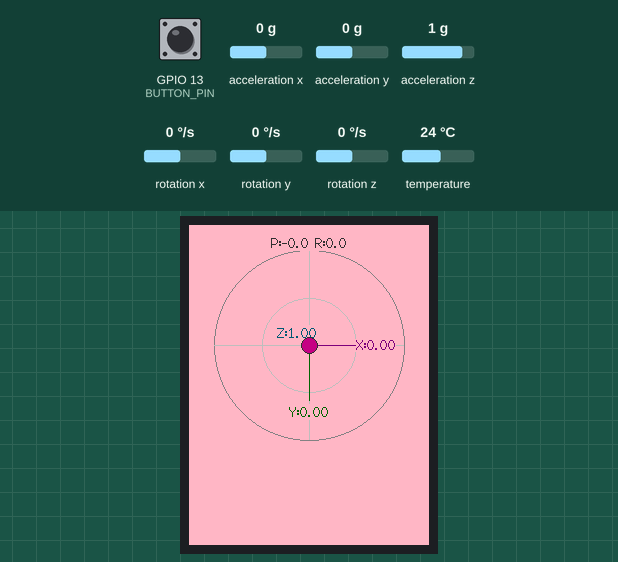
The program below on a simulated ESP32. Parts: 240×320 colour display. The inputs (shaded band) are chosen by the test bench; at power-on: acceleration x 0 g, acceleration y 0 g, acceleration z 1 g, GPIO 13 (BUTTON_PIN) HIGH, rotation x 0 °/s, rotation y 0 °/s, rotation z 0 °/s, temperature 24 °C.

Above: at 1.4 s.
1.5 s: acceleration x set to -1.4 g
At 2.3 s:
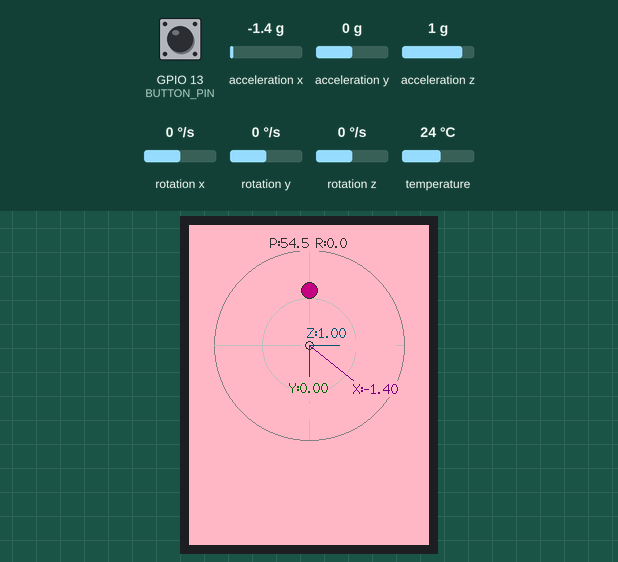
3.0 s: acceleration y set to -1.4 g
At 4.2 s:
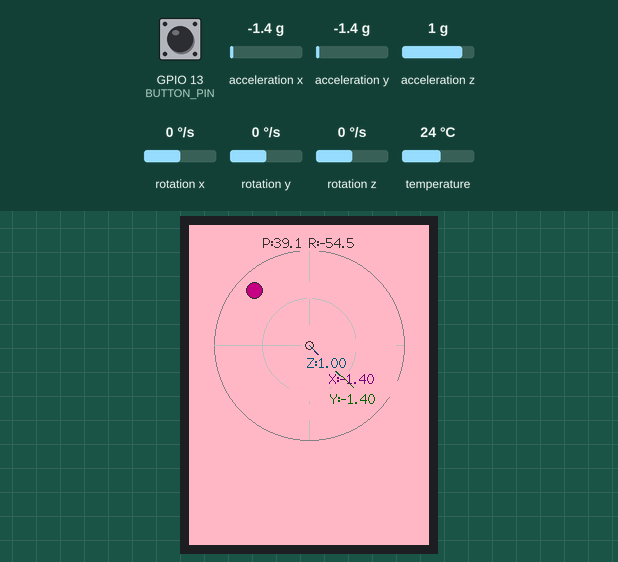
4.5 s: acceleration z set to -1.4 g
At 5.0 s:
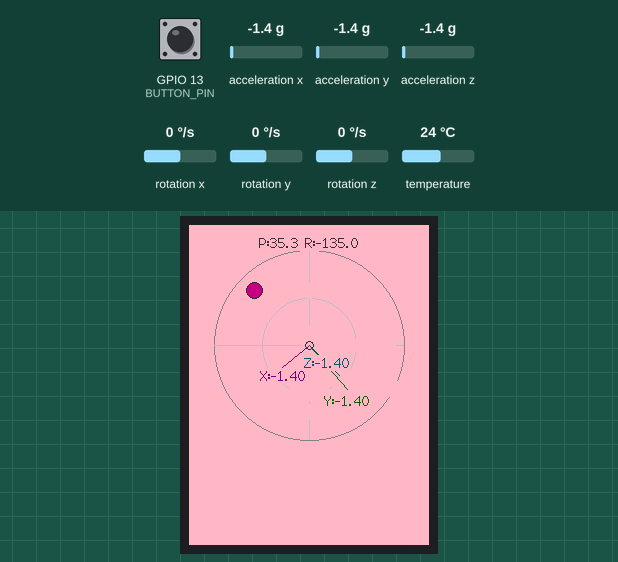
6.0 s: acceleration x set to -0.8 g
At 7.0 s:
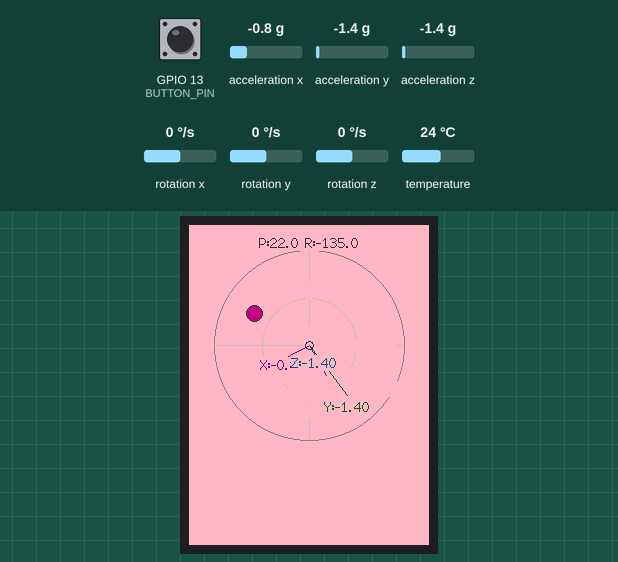
Timing chart, 0 to 8.5 s (numbered marks = the images above; inputs shaded):
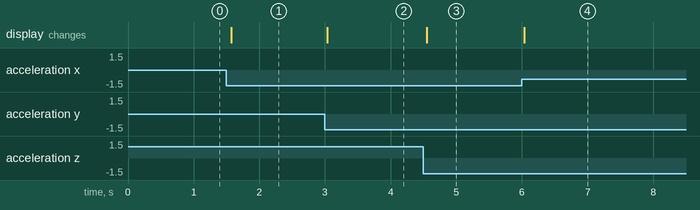

The program:

main.cpp
```cpp
#include <Arduino.h>
#include <SPI.h>
#include <Wire.h>
#include <TFT_eSPI.h>
#include <Adafruit_MPU6050.h>
#include <Adafruit_Sensor.h>

TFT_eSPI tft = TFT_eSPI();
Adafruit_MPU6050 mpu;

// Configuración del Botón
const int BUTTON_PIN = 13;
bool lastButtonState = HIGH;
int currentView = 0; // 0: Retículo 3D, 1: Vista ampliada de Pitch/Roll
unsigned long lastDebounceTime = 0;
unsigned long debounceDelay = 50;

// Paleta de colores RGB565 (Fondo rosa claro y tonos oscuros)
#define LIGHT_PINK 0xFDB8   // Fondo rosa claro suave
#define DARK_PURPLE 0x780F  // Eje X (Morado oscuro)
#define DARK_GREEN 0x0320   // Eje Y (Verde oscuro)
#define DARK_CYAN 0x02CE    // Eje Z (Celeste / Azul oscuro)
#define DARK_PINK 0xC010    // Burbuja central en rosa profundo
#define RETICLE_GRAY 0x8410 // Retículo de referencia
#define TEXT_DARK 0x3186    // Texto oscuro para alto contraste

// Variables de seguimiento para borrado selectivo en Vista 0
int prev_endX_x = 120, prev_endX_y = 120;
int prev_endY_x = 120, prev_endY_y = 120;
int prev_endZ_x = 120, prev_endZ_y = 120;
int prev_bubbleX = 120, prev_bubbleY = 120;
char prev_textX[16] = "";
char prev_textY[16] = "";
char prev_textZ[16] = "";
char prev_pitchRoll[32] = "";

// Variables para Vista 1 (Pitch y Roll ampliado)
float old_pitch = -999.0;
float old_roll = -999.0;

void drawStaticReticle()
{
  int cx = 120, cy = 120, maxRadius = 95;
  tft.drawCircle(cx, cy, maxRadius, RETICLE_GRAY);
  tft.drawCircle(cx, cy, maxRadius / 2, 0xBDF7);
  tft.drawCircle(cx, cy, 4, TEXT_DARK);
  tft.drawFastHLine(cx - maxRadius, cy, maxRadius * 2, 0xBDF7);
  tft.drawFastVLine(cx, cy - maxRadius, maxRadius * 2, 0xBDF7);
}

void setup()
{
  Serial.begin(115200);
  Wire.begin(21, 22);

  pinMode(BUTTON_PIN, INPUT_PULLUP);

  tft.init();
  tft.setRotation(0);
  tft.fillScreen(LIGHT_PINK);

  if (!mpu.begin())
  {
    Serial.println("MPU6050 no encontrado!");
    tft.setTextColor(TEXT_DARK, LIGHT_PINK);
    tft.setCursor(40, 110);
    tft.print("Error MPU6050");
    while (1)
      ;
  }

  // Configuración del sensor MPU6050
  mpu.setAccelerometerRange(MPU6050_RANGE_2_G);
  mpu.setFilterBandwidth(MPU6050_BAND_21_HZ);

  tft.setTextDatum(MC_DATUM);
  drawStaticReticle();
}

void loop()
{
  // --- LECTURA DEL BOTÓN CON ANTIRREBOTE (DEBOUNCE) ---
  int reading = digitalRead(BUTTON_PIN);
  if (reading != lastButtonState)
  {
    lastDebounceTime = millis();
  }
  if ((millis() - lastDebounceTime) > debounceDelay)
  {
    if (reading == LOW && lastButtonState == HIGH)
    {
      currentView = (currentView + 1) % 2; // Alternar vista 0 y 1
      tft.fillScreen(LIGHT_PINK);          // Limpiar pantalla al cambiar de vista
      if (currentView == 0)
      {
        drawStaticReticle();
      }
      old_pitch = -999.0;
      old_roll = -999.0;
    }
  }
  lastButtonState = reading;

  // --- LECTURA DE DATOS DEL MPU6050 ---
  sensors_event_t a, g, temp;
  mpu.getEvent(&a, &g, &temp);

  // Normalizar aceleración a unidades de 'g'
  float ax = a.acceleration.x / 9.80665;
  float ay = a.acceleration.y / 9.80665;
  float az = a.acceleration.z / 9.80665;

  float pitch = atan2(-ax, sqrt(ay * ay + az * az)) * 180.0 / PI;
  float roll = atan2(ay, az) * 180.0 / PI;

  // ==========================================
  // VISTA 0: Retículo 3D y Burbuja de Precisión
  // ==========================================
  if (currentView == 0)
  {
    int cx = 120;
    int cy = 120;
    int maxRadius = 95;

    // Borrar elementos anteriores
    tft.drawLine(cx, cy, prev_endX_x, prev_endX_y, LIGHT_PINK);
    tft.drawLine(cx, cy, prev_endY_x, prev_endY_y, LIGHT_PINK);
    tft.drawLine(cx, cy, prev_endZ_x, prev_endZ_y, LIGHT_PINK);
    tft.fillCircle(prev_bubbleX, prev_bubbleY, 8, LIGHT_PINK);

    if (strlen(prev_textX) > 0)
    {
      tft.setTextColor(LIGHT_PINK, LIGHT_PINK);
      tft.drawString(prev_textX, prev_endX_x + 12, prev_endX_y, 2);
      tft.drawString(prev_textY, prev_endY_x, prev_endY_y + 12, 2);
      tft.drawString(prev_textZ, prev_endZ_x - 12, prev_endZ_y - 12, 2);
      tft.drawString(prev_pitchRoll, cx, 18, 2);
    }

    tft.drawCircle(cx, cy, 4, TEXT_DARK);

    // Calcular nuevas posiciones
    int axisLength = 55;
    int endX_x = cx + (int)(axisLength * cos(roll * PI / 180.0));
    int endX_y = cy + (int)(axisLength * sin(pitch * PI / 180.0));

    int endY_x = cx - (int)(axisLength * sin(roll * PI / 180.0));
    int endY_y = cy + (int)(axisLength * cos(pitch * PI / 180.0));

    int endZ_x = cx - (int)(axisLength * 0.4 * ax);
    int endZ_y = cy - (int)(axisLength * 0.4 * ay);

    int bubbleX = cx + (int)(ay * 40.0);
    int bubbleY = cy + (int)(ax * 40.0);

    int dx = bubbleX - cx;
    int dy = bubbleY - cy;
    if (dx * dx + dy * dy > (maxRadius - 5) * (maxRadius - 5))
    {
      float angle = atan2(dy, dx);
      bubbleX = cx + (int)((maxRadius - 5) * cos(angle));
      bubbleY = cy + (int)((maxRadius - 5) * sin(angle));
    }

    // Dibujar nuevos elementos
    tft.drawLine(cx, cy, endX_x, endX_y, DARK_PURPLE);
    tft.setTextColor(DARK_PURPLE, LIGHT_PINK);
    sprintf(prev_textX, "X:%.2f", ax);
    tft.drawString(prev_textX, endX_x + 12, endX_y, 2);

    tft.drawLine(cx, cy, endY_x, endY_y, DARK_GREEN);
    tft.setTextColor(DARK_GREEN, LIGHT_PINK);
    sprintf(prev_textY, "Y:%.2f", ay);
    tft.drawString(prev_textY, endY_x, endY_y + 12, 2);

    tft.drawLine(cx, cy, endZ_x, endZ_y, DARK_CYAN);
    tft.setTextColor(DARK_CYAN, LIGHT_PINK);
    sprintf(prev_textZ, "Z:%.2f", az);
    tft.drawString(prev_textZ, endZ_x - 12, endZ_y - 12, 2);

    tft.fillCircle(bubbleX, bubbleY, 8, DARK_PINK);
    tft.drawCircle(bubbleX, bubbleY, 8, TEXT_DARK);

    tft.setTextColor(TEXT_DARK, LIGHT_PINK);
    sprintf(prev_pitchRoll, "P:%.1f R:%.1f", pitch, roll);
    tft.drawString(prev_pitchRoll, cx, 18, 2);

    prev_endX_x = endX_x;
    prev_endX_y = endX_y;
    prev_endY_x = endY_x;
    prev_endY_y = endY_y;
    prev_endZ_x = endZ_x;
    prev_endZ_y = endZ_y;
    prev_bubbleX = bubbleX;
    prev_bubbleY = bubbleY;
  }
  // ==========================================
  // VISTA 1: Panel Ampliado de Pitch y Roll
  // ==========================================
  else if (currentView == 1)
  {
    int cx = 120, cy = 120;

    // Título de la vista
    tft.setTextColor(TEXT_DARK, LIGHT_PINK);
    tft.drawString("--- VISTA ANGULAR ---", cx, 35, 2);

    char buf[32];

    // Dibujar etiquetas fijas una sola vez o con actualización limpia
    tft.drawString("PITCH (Cabeceo):", cx, 75, 2);
    sprintf(buf, "%+.2f deg", pitch);
    tft.setTextColor(DARK_PURPLE, LIGHT_PINK);
    tft.setTextPadding(140);
    tft.drawString(buf, cx, 105, 4);

    tft.setTextColor(TEXT_DARK, LIGHT_PINK);
    tft.drawString("ROLL (Alabeo):", cx, 150, 2);
    sprintf(buf, "%+.2f deg", roll);
    tft.setTextColor(DARK_GREEN, LIGHT_PINK);
    tft.setTextPadding(140);
    tft.drawString(buf, cx, 180, 4);
  }

  delay(30);
}
```

Measured:
- after the input at 1.5 s, the display: changes after 0.07 s (image 1)
- after the input at 3.0 s, the display: changes at once (image 2)
- after the input at 4.5 s, the display: changes after 0.05 s (image 3)
- after the input at 6.0 s, the display: changes at once (image 4)
